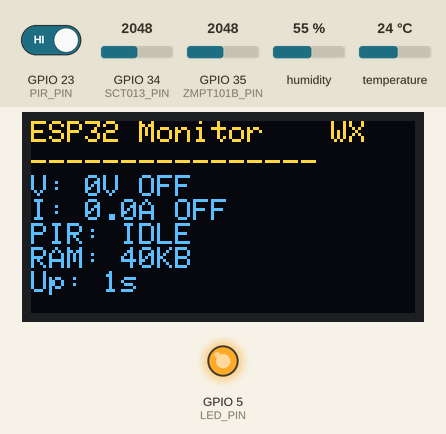
The sketch below on a simulated ESP32. On the bench: 128×64 one-colour display, output pins drawn as LEDs (lit = HIGH). Inputs (shaded band) come from the test bench; at power-on: GPIO 23 (PIR_PIN) HIGH, GPIO 34 (SCT013_PIN) = 2048, GPIO 35 (ZMPT101B_PIN) = 2048, humidity 55 %, temperature 24 °C. The OLED is the two-colour kind (top 16 rows yellow); WiFi joins after 1.5 s; servers stay silent unless stated; uploads are accepted with an empty reply; what the sketch prints to the serial monitor is not drawn.

Above: at 1.9 s.
At 2.7 s:
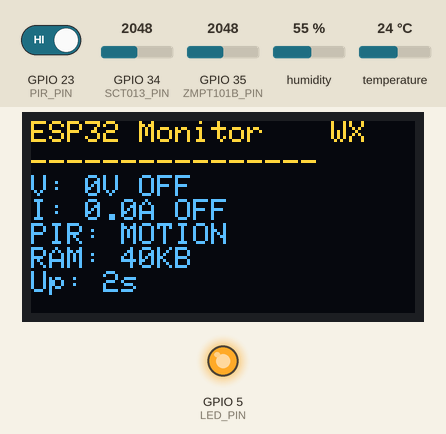
2.8 s: GPIO 23 (PIR_PIN) driven LOW
At 4.4 s:
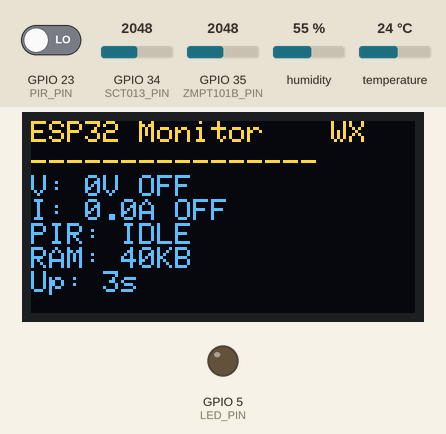
9.2 s: GPIO 23 (PIR_PIN) driven HIGH
At 10.2 s:
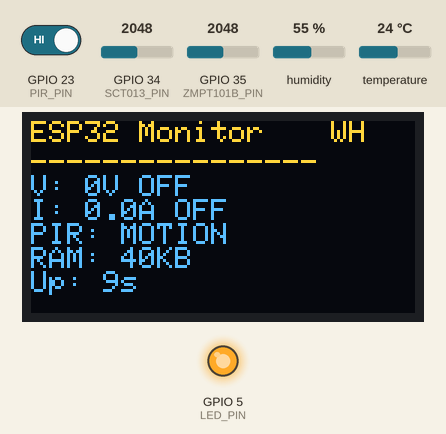
14.4 s: GPIO 23 (PIR_PIN) driven LOW
At 18.1 s:
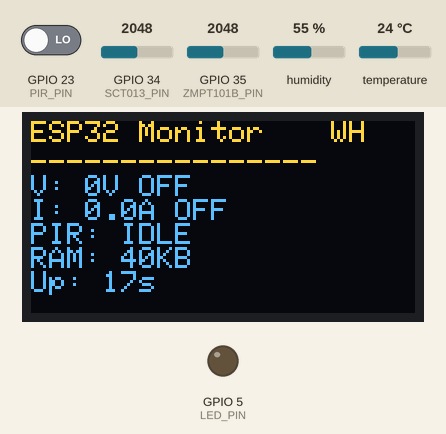
Timing chart, 0 to 19.6 s (numbered marks = the images above; inputs shaded):
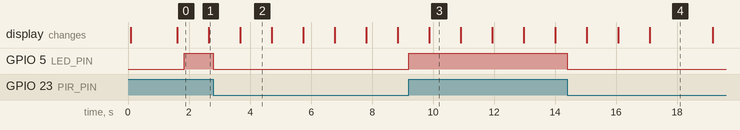

The sketch:

IOT_Project.ino
```cpp
//=============================================================================
// ESP32 Energy Monitor - Main Program (Dual Core with FreeRTOS Tasks)
//=============================================================================
//
// STEP 7: ADD LIBRARY INCLUDES FOR NEW SENSORS HERE
// Example: #include <DHT.h>
// Example: #include <Servo.h>
//
//=============================================================================

#include <WiFi.h>
#include <HTTPClient.h>
#include "config.h"
#include "data.h"
#include "display.h"

//=============================================================================
// GLOBAL OBJECTS - STEP 8: ADD NEW SENSOR OBJECTS HERE
//=============================================================================

// System objects
DisplayHandler displayHandler;
DataHandler dataHandler;
HTTPClient http;

// ADD NEW SENSOR OBJECTS BELOW:
// Example: DHT dht(DHT22_PIN, DHT22);
// Example: Servo myServo;

// Timing & status variables (shared state)
unsigned long lastSend = 0, lastDisplay = 0;
bool httpStatus = false;

// Current readings (shared state)
SensorData currentSensor;
SystemData currentSystem;
WiFiData currentWiFi;

//=============================================================================
// FreeRTOS: Task Handles & Synchronization
//=============================================================================
TaskHandle_t taskSensorHandle = NULL;
TaskHandle_t taskDisplayHandle = NULL;
TaskHandle_t taskNetworkHandle = NULL;

SemaphoreHandle_t dataMutex;  // protect currentSensor/currentSystem/currentWiFi/httpStatus

// Forward declarations
void connectWiFi();
void sendData();

// Task functions
void taskSensor(void* pvParameters) {
  (void) pvParameters;
  for (;;) {
    SensorData sensor = readSensors();
    SystemData system = getSystemData();
    WiFiData wifi = getWiFiData();

    if (xSemaphoreTake(dataMutex, portMAX_DELAY) == pdTRUE) {
      currentSensor = sensor;
      currentSystem = system;
      currentWiFi = wifi;
      xSemaphoreGive(dataMutex);
    }

    vTaskDelay(pdMS_TO_TICKS(50));
  }
}

void taskDisplay(void* pvParameters) {
  (void) pvParameters;
  for (;;) {
    bool localHttpOK;
    SensorData sensor;
    SystemData system;
    WiFiData wifi;

    if (xSemaphoreTake(dataMutex, portMAX_DELAY) == pdTRUE) {
      sensor = currentSensor;
      system = currentSystem;
      wifi = currentWiFi;
      localHttpOK = httpStatus;
      xSemaphoreGive(dataMutex);
    }

    displayHandler.update(sensor, system, wifi, localHttpOK);
    DebugHandler::printSummary(sensor, system, wifi);
    vTaskDelay(pdMS_TO_TICKS(DISPLAY_UPDATE));
  }
}

void taskNetwork(void* pvParameters) {
  (void) pvParameters;
  unsigned long lastWifiCheck = 0;
  for (;;) {
    // WiFi reconnect check
    if (WiFi.status() != WL_CONNECTED) {
      connectWiFi();
    } else {
      // send payload periodically
      static unsigned long lastTx = 0;
      unsigned long now = millis();
      if (now - lastTx >= SEND_INTERVAL) {
        // Prepare safe local copies
        SensorData sensor;
        SystemData system;
        WiFiData wifi;
        if (xSemaphoreTake(dataMutex, portMAX_DELAY) == pdTRUE) {
          sensor = currentSensor;
          system = currentSystem;
          wifi = currentWiFi;
          xSemaphoreGive(dataMutex);
        }

        String payload = dataHandler.createPayload(sensor, system, wifi);

        http.begin(API_ENDPOINT);
        http.addHeader("Content-Type", "application/json");
        http.addHeader("X-Device-Id", DEVICE_ID);
        // http.addHeader("X-Api-Key", API_KEY); // Commented out for dev API (no security)

        DebugHandler::printJson(payload);
        int code = http.POST(payload);
        bool ok = (code == 200);
        DebugHandler::printHTTP(code);
        http.end();

        if (xSemaphoreTake(dataMutex, portMAX_DELAY) == pdTRUE) {
          httpStatus = ok;
          xSemaphoreGive(dataMutex);
        }

        lastTx = now;
      }
    }

    // periodic WiFi RSSI refresh for UI even if not sending
    if (millis() - lastWifiCheck >= WIFI_CHECK_INTERVAL) {
      if (xSemaphoreTake(dataMutex, portMAX_DELAY) == pdTRUE) {
        currentWiFi = getWiFiData();
        xSemaphoreGive(dataMutex);
      }
      lastWifiCheck = millis();
    }

    vTaskDelay(pdMS_TO_TICKS(50));
  }
}

//=============================================================================
// SETUP FUNCTION - STEP 9: ADD NEW SENSOR INITIALIZATION HERE
//=============================================================================

void setup() {
  DebugHandler::init();
  debugPrintln("Starting ESP32...");

  // Initialize display
  if (!displayHandler.init()) {
    debugPrintln("Display failed");
  }
  displayHandler.showStartup();

  //-------------------------------------------------------------------------
  // ADD NEW SENSOR INITIALIZATION BELOW:
  //-------------------------------------------------------------------------

  // Example: DHT sensor
  // dht.begin();

  // Example: Pin modes for digital sensors
  // pinMode(RELAY_PIN, OUTPUT);
  // pinMode(LED_PIN, OUTPUT);

  // Example: Servo initialization
  // myServo.attach(SERVO_PIN);

  //-------------------------------------------------------------------------
  // WiFi connection (keep at end)
  //-------------------------------------------------------------------------
  connectWiFi();

  // Init shared state
  currentSensor = SensorData{};
  currentSystem = getSystemData();
  currentWiFi = getWiFiData();

  // Create mutex
  dataMutex = xSemaphoreCreateMutex();

  // Create tasks pinned to cores
  // Core assignment suggestion:
  // - Core 1: Sensor + Display (I/O + light work)
  // - Core 0: Network/HTTP (WiFi stack runs on core 0)
  xTaskCreatePinnedToCore(taskSensor,  "TASK_SENSOR",  4096, NULL, 2, &taskSensorHandle, 1);
  xTaskCreatePinnedToCore(taskDisplay, "TASK_DISPLAY", 4096, NULL, 1, &taskDisplayHandle, 1);
  xTaskCreatePinnedToCore(taskNetwork, "TASK_NET",     8192, NULL, 2, &taskNetworkHandle, 0);

  debugPrintln("Ready");
}

void loop() {
  readPirRealtime();
  vTaskDelay(pdMS_TO_TICKS(1)); // fast loop for PIR
}

void connectWiFi() {
  WiFi.begin(WIFI_SSID, WIFI_PASSWORD);

  int timeout = 0;
  while (WiFi.status() != WL_CONNECTED && timeout < 20) {
    delay(500);
    timeout++;
  }

  if (WiFi.status() == WL_CONNECTED) {
    debugPrintln("WiFi OK");
  } else {
    debugPrintln("WiFi FAIL");
  }
}

// Deprecated in tasking mode: kept for reference
void sendData() {
  SensorData sensor;
  SystemData system;
  WiFiData wifi;
  if (xSemaphoreTake(dataMutex, portMAX_DELAY) == pdTRUE) {
    sensor = currentSensor;
    system = currentSystem;
    wifi = currentWiFi;
    xSemaphoreGive(dataMutex);
  }

  String payload = dataHandler.createPayload(sensor, system, wifi);

  http.begin(API_ENDPOINT);
  http.addHeader("Content-Type", "application/json");
  http.addHeader("X-Device-ID", DEVICE_ID);

  DebugHandler::printJson(payload);

  int code = http.POST(payload);
  bool ok = (code == 200);

  DebugHandler::printHTTP(code);
  http.end();

  if (xSemaphoreTake(dataMutex, portMAX_DELAY) == pdTRUE) {
    httpStatus = ok;
    xSemaphoreGive(dataMutex);
  }
}
```

data.h
```cpp
//=============================================================================
// ESP32 Energy Monitor - Data Handler
//=============================================================================

#ifndef DATA_H
#define DATA_H

#include <ArduinoJson.h>
#include <WiFi.h>
#include "config.h"

// Add DHT library
#include <DHT.h>
#ifndef DHT22_PIN
#define DHT22_PIN 4
#endif
#define DHT_TYPE DHT22
static DHT dht(DHT22_PIN, DHT_TYPE);

//=============================================================================
// DATA STRUCTURES - STEP 3: ADD NEW SENSOR DATA FIELDS HERE
//=============================================================================

// Raw sensor data struct
struct SensorData {
  // ZMPT101B Voltage Sensor
  int zmptRaw;
  float voltage;              // Calculated voltage
  bool zmptActive;

  // SCT013 Current Sensor
  int sctRaw;
  float current;              // Calculated current
  bool sctActive;

  // ADD NEW SENSOR FIELDS BELOW:
  // Example: float temperature;
  // Example: float humidity;
  // Example: bool relayStatus;
  // Example: int lightLevel;
  bool pirMotion;             // HC-SR501 PIR motion detected

  // DHT22
  float dhtTemperature;       // Celsius
  float dhtHumidity;          // Percent

  // Threshold flags
  bool voltageOutOfRange;     // voltage < VOLT_MIN || voltage > VOLT_MAX
  bool currentOverlimit;      // current > CURRENT_MAX
  bool tempOutOfRange;        // temperature outside TEMP_LOW..TEMP_HIGH
  bool humOutOfRange;         // humidity outside HUM_LOW..HUM_HIGH
};

// System data struct
struct SystemData {
  unsigned long uptime;
  uint32_t freeHeap;
  uint32_t totalHeap;
  int cpuFreq;

  // ADD NEW SYSTEM FIELDS BELOW:
  // Example: float cpuTemp;
  // Example: int wifiReconnects;
};

// WiFi data struct
struct WiFiData {
  String ip;
  String mac;
  int rssi;
  String status;

  // ADD NEW WIFI FIELDS BELOW:
  // Example: String gateway;
  // Example: int channel;
};

//=============================================================================
// JSON PAYLOAD HANDLER - STEP 4: ADD NEW SENSORS TO JSON HERE
//=============================================================================

class DataHandler {
private:
  JsonDocument doc;

public:
  DataHandler() {
    doc.to<JsonObject>();
  }

  String createPayload(SensorData sensor, SystemData system, WiFiData wifi) {
    doc.clear();

    // Version and timestamp
    doc["version"] = "1.2";
    doc["ts"] = "2025-09-22T14:20:15Z"; // TODO: Use actual timestamp
    doc["seq"] = 141463; // TODO: Increment sequence number
    doc["tenant"] = "hospital-abc";

    // Device information
    JsonObject device = doc["device"].to<JsonObject>();
    device["id"] = DEVICE_ID;
    device["type"] = "esp32";
    device["fw"] = "2.1.0";
    device["name"] = "IoT Multi-Board A";

    JsonObject location = device["location"].to<JsonObject>();
    location["room"] = "ICU-01";
    location["lat"] = -6.2;
    location["lng"] = 106.8;
    location["alt_m"] = 45;

    JsonArray tags = device["tags"].to<JsonArray>();
    tags.add("demo");
    tags.add("multisensor");
    tags.add("realistic-sim");

    // Network information
    JsonObject network = doc["network"].to<JsonObject>();
    network["conn"] = "wifi";
    network["ip"] = wifi.ip;
    network["rssi_dbm"] = wifi.rssi;
    network["snr_db"] = nullptr; // null
    network["mac"] = wifi.mac;

    // Power information
    JsonObject power = doc["power"].to<JsonObject>();
    power["battery_pct"] = nullptr; // null for wired ESP32
    power["voltage_v"] = 5.0;
    power["charging"] = true;

    // Resources
    JsonObject resources = doc["resources"].to<JsonObject>();
    resources["uptime_s"] = system.uptime;
    resources["cpu_pct"] = 14.2; // TODO: Calculate actual CPU usage
    resources["mem_pct"] = (float)(system.totalHeap - system.freeHeap) / system.totalHeap * 100.0;
    resources["fs_used_pct"] = 68.5; // TODO: Calculate actual flash usage
    resources["heap_free_kb"] = system.freeHeap / 1024;
    resources["flash_free_kb"] = 980; // TODO: Calculate actual flash free
    resources["temp_c"] = 41.8; // TODO: Add CPU temperature sensor

    // Aggregation
    JsonObject agg = doc["agg"].to<JsonObject>();
    agg["window_s"] = 5;
    agg["method"] = "raw";

    // Data array with sensors
    JsonArray dataArray = doc["data"].to<JsonArray>();

    // ZMPT101B Voltage Sensor
    JsonObject zmpt = dataArray.add<JsonObject>();
    zmpt["sensor"] = "zmpt101b";
    zmpt["category"] = "power";
    zmpt["iface"] = "analog";
    zmpt["unit_system"] = "SI";

    JsonObject zmptObs = zmpt["observations"].to<JsonObject>();
    zmptObs["voltage_v"] = sensor.voltage;

    JsonObject zmptQuality = zmpt["quality"].to<JsonObject>();
    zmptQuality["status"] = sensor.zmptActive ? "ok" : "inactive";
    zmptQuality["calibrated"] = true;
    JsonArray zmptErrors = zmptQuality["errors"].to<JsonArray>();
    zmptQuality["notes"] = "AC voltage sensor ZMPT101B for electrical monitoring.";

    // SCT013 Current Sensor
    JsonObject sct = dataArray.add<JsonObject>();
    sct["sensor"] = "sct013";
    sct["category"] = "power";
    sct["iface"] = "analog";
    sct["unit_system"] = "SI";

    JsonObject sctObs = sct["observations"].to<JsonObject>();
    sctObs["current_a"] = sensor.current;

    JsonObject sctQuality = sct["quality"].to<JsonObject>();
    sctQuality["status"] = sensor.sctActive ? "ok" : "inactive";
    sctQuality["calibrated"] = true;
    JsonArray sctErrors = sctQuality["errors"].to<JsonArray>();
    sctQuality["notes"] = "AC current sensor SCT013 for electrical load monitoring.";

    // PIR Motion Sensor
    JsonObject pir = dataArray.add<JsonObject>();
    pir["sensor"] = "hc-sr501";
    pir["category"] = "motion";
    pir["iface"] = "digital";
    pir["unit_system"] = "SI";

    JsonObject pirObs = pir["observations"].to<JsonObject>();
    pirObs["motion_detected"] = sensor.pirMotion;

    JsonObject pirQuality = pir["quality"].to<JsonObject>();
    pirQuality["status"] = "ok";
    pirQuality["calibrated"] = true;
    JsonArray pirErrors = pirQuality["errors"].to<JsonArray>();
    pirQuality["notes"] = "PIR motion sensor HC-SR501 for presence detection.";

    // DHT22 Temperature & Humidity Sensor
    JsonObject dht = dataArray.add<JsonObject>();
    dht["sensor"] = "dht22";
    dht["category"] = "env";
    dht["iface"] = "digital";
    dht["unit_system"] = "SI";

    JsonObject dhtObs = dht["observations"].to<JsonObject>();
    dhtObs["temperature_c"] = sensor.dhtTemperature;
    dhtObs["humidity_pct"] = sensor.dhtHumidity;

    JsonObject dhtQuality = dht["quality"].to<JsonObject>();
    bool dhtValid = !isnan(sensor.dhtTemperature) && !isnan(sensor.dhtHumidity);
    dhtQuality["status"] = dhtValid ? "ok" : "error";
    dhtQuality["calibrated"] = true;
    JsonArray dhtErrors = dhtQuality["errors"].to<JsonArray>();
    if (!dhtValid) {
      dhtErrors.add("sensor_read_failed");
    }
    dhtQuality["notes"] = "DHT22 sensor for room temperature and humidity monitoring.";

    String output;
    serializeJson(doc, output);
    return output;
  }
};

//=============================================================================
// SENSOR READING FUNCTIONS - STEP 5: ADD NEW SENSOR READING CODE HERE
//=============================================================================

// Helper functions for data collection
SensorData readSensors() {
  SensorData data;

  //-------------------------------------------------------------------------
  // ZMPT101B (Voltage Sensor) Reading
  //-------------------------------------------------------------------------
  long zmptSum = 0;
  int zmptMax = 0, zmptMin = 4095;

  for(int i = 0; i < SAMPLES; i++) {
    int reading = analogRead(ZMPT101B_PIN);
    zmptSum += reading;

    // Track min/max for AC signal detection
    if(reading > zmptMax) zmptMax = reading;
    if(reading < zmptMin) zmptMin = reading;

    delay(1);
  }

  data.zmptRaw = zmptSum / SAMPLES;

  // Calculate RMS voltage (simplified)
  int zmptPeakToPeak = zmptMax - zmptMin;
  float zmptVoltage = (zmptPeakToPeak / ADC_RESOLUTION) * ADC_REF_VOLTAGE;
  data.voltage = zmptVoltage * VOLTAGE_CALIBRATION / 2.0; // Convert to RMS

  // Check if sensor is active (has AC signal variation)
  data.zmptActive = (zmptPeakToPeak > ZMPT_THRESHOLD);

  // Threshold check voltage
  data.voltageOutOfRange = (data.voltage < VOLT_MIN || data.voltage > VOLT_MAX);

  //-------------------------------------------------------------------------
  // SCT013 (Current Sensor) Reading
  //-------------------------------------------------------------------------
  long sctSum = 0;
  int sctMax = 0, sctMin = 4095;

  for(int i = 0; i < SAMPLES; i++) {
    int reading = analogRead(SCT013_PIN);
    sctSum += reading;

    // Track min/max for AC signal detection
    if(reading > sctMax) sctMax = reading;
    if(reading < sctMin) sctMin = reading;

    delay(1);
  }

  data.sctRaw = sctSum / SAMPLES;

  // Calculate RMS current (simplified)
  int sctPeakToPeak = sctMax - sctMin;
  float sctVoltage = (sctPeakToPeak / ADC_RESOLUTION) * ADC_REF_VOLTAGE;
  data.current = sctVoltage * CURRENT_CALIBRATION / 2.0; // Convert to RMS

  // Check if sensor is active (has AC signal variation)
  data.sctActive = (sctPeakToPeak > SCT_THRESHOLD);

  // Threshold check current
  data.currentOverlimit = (data.current > CURRENT_MAX);

  //-------------------------------------------------------------------------
  // ADD NEW SENSOR READINGS BELOW:
  //-------------------------------------------------------------------------

  // PIR HC-SR501 motion sensor (digital input)
  pinMode(PIR_PIN, INPUT);
  pinMode(LED_PIN, OUTPUT); // LED indicator
  data.pirMotion = (digitalRead(PIR_PIN) == PIR_ACTIVE_STATE);
  digitalWrite(LED_PIN, data.pirMotion ? LED_ACTIVE_STATE : !LED_ACTIVE_STATE);

  // DHT22 (temperature & humidity)
  // Ensure dht.begin() is called once (init is safe idempotent here)
  static bool dhtInitialized = false;
  if (!dhtInitialized) {
    dht.begin();
    dhtInitialized = true;
  }
  float t = dht.readTemperature();
  float h = dht.readHumidity();
  if (isnan(t)) t = NAN; // leave NAN if failed
  if (isnan(h)) h = NAN;
  data.dhtTemperature = t;
  data.dhtHumidity = h;

  // Threshold checks for DHT only when valid
  if (!isnan(t)) {
    data.tempOutOfRange = (t < TEMP_LOW || t > TEMP_HIGH);
  } else {
    data.tempOutOfRange = false;
  }
  if (!isnan(h)) {
    data.humOutOfRange = (h < HUM_LOW || h > HUM_HIGH);
  } else {
    data.humOutOfRange = false;
  }

  return data;
}

SystemData getSystemData() {
  SystemData data;
  data.uptime = millis() / 1000;
  data.freeHeap = ESP.getFreeHeap();
  data.totalHeap = ESP.getHeapSize();
  data.cpuFreq = ESP.getCpuFreqMHz();
  return data;
}

WiFiData getWiFiData() {
  WiFiData data;
  data.ip = WiFi.localIP().toString();
  data.mac = WiFi.macAddress();
  data.rssi = WiFi.RSSI();
  data.status = WiFi.status() == WL_CONNECTED ? "connected" : "disconnected";
  return data;
}

// Function for real-time PIR reading and LED control
void readPirRealtime() {
  bool motion = (digitalRead(PIR_PIN) == PIR_ACTIVE_STATE);
  digitalWrite(LED_PIN, motion ? LED_ACTIVE_STATE : !LED_ACTIVE_STATE);
}

#endif
```

Source omitted: display.h (5463 bytes), config_example.h (3599 bytes)

Measured:
- after the input at 2.8 s, GPIO 5 (LED_PIN): HIGH → LOW at once; the display: changes after 0.88 s (image 2)
- after the input at 9.2 s, GPIO 5 (LED_PIN): LOW → HIGH at once; the display: changes after 0.67 s (image 3)
- after the input at 14.4 s, GPIO 5 (LED_PIN): HIGH → LOW at once; the display: first changes after 0.64 s (image 4 shows a later state)
- what the display in image 0 shows lasts 1.0 s, from 1.6 s to 2.6 s
